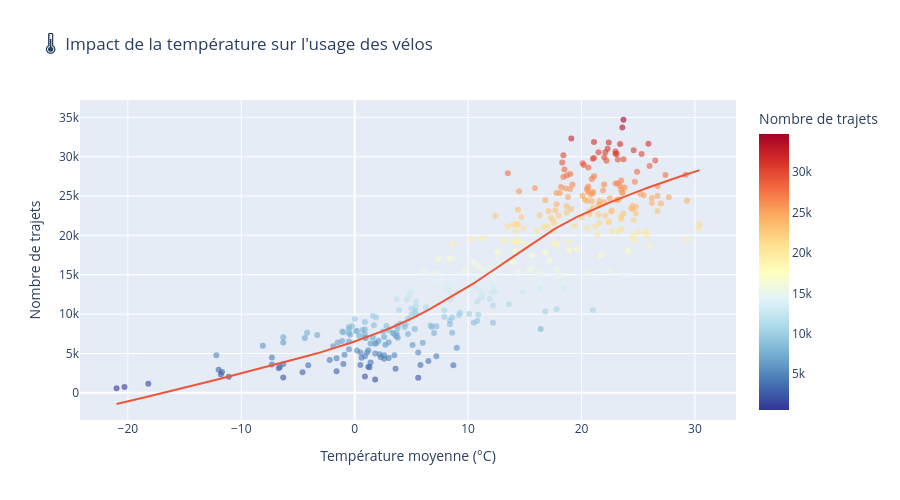

This figure's notebook cell:
### Markdown cell above
### 3.1 Impact de la température

### Code cell
# Scatter plot: Température vs Usage
fig = px.scatter(df_merged, x='tavg', y='trip_count',
                 title='🌡️  Impact de la température sur l\'usage des vélos',
                 labels={'tavg': 'Température moyenne (°C)', 
                        'trip_count': 'Nombre de trajets'},
                 trendline='lowess',
                 opacity=0.6,
                 color='trip_count',
                 color_continuous_scale='RdYlBu_r')

fig.update_layout(height=500)
fig.show()

# Corrélation
if 'temperature_2m_mean' in df_merged.columns:
    corr_temp = df_merged[['temperature_2m_mean', 'trip_count']].corr().iloc[0, 1]
    print(f"\n📊 Corrélation Température × Usage: {corr_temp:.3f}")

### Figure 1 — Plotly figure (JSON) as saved in the notebook; plotly's stock layout.template omitted (floating-point values rounded to 4 significant figures; data arrays with more than 128 entries replaced by an {"elided": "..."} marker saying what was removed)
{"data": [{"hovertemplate": "Température moyenne (°C)=%{x}<br>Nombre de trajets=%{marker.color}<extra></extra>", "legendgroup": "", "marker": {"color": {"elided": "366 int values"}, "coloraxis": "coloraxis", "opacity": 0.6, "symbol": "circle"}, "mode": "markers", "name": "", "orientation": "v", "showlegend": false, "type": "scatter", "x": {"elided": "366 float values"}, "xaxis": "x", "y": {"elided": "366 int values"}, "yaxis": "y"}, {"hovertemplate": "<b>LOWESS trendline</b><br><br>Température moyenne (°C)=%{x}<br>Nombre de trajets=%{y} <b>(trend)</b><extra></extra>", "legendgroup": "", "marker": {"symbol": "circle"}, "mode": "lines", "name": "", "showlegend": false, "type": "scatter", "x": {"elided": "366 float values"}, "xaxis": "x", "y": {"elided": "366 float values"}, "yaxis": "y"}], "layout": {"coloraxis": {"colorbar": {"title": {"text": "Nombre de trajets"}}, "colorscale": [[0, "rgb(49,54,149)"], [0.1, "rgb(69,117,180)"], [0.2, "rgb(116,173,209)"], [0.3, "rgb(171,217,233)"], [0.4, "rgb(224,243,248)"], [0.5, "rgb(255,255,191)"], [0.6, "rgb(254,224,144)"], [0.7, "rgb(253,174,97)"], [0.8, "rgb(244,109,67)"], [0.9, "rgb(215,48,39)"], [1, "rgb(165,0,38)"]]}, "height": 500, "legend": {"tracegroupgap": 0}, "title": {"text": "🌡️  Impact de la température sur l'usage des vélos"}, "xaxis": {"anchor": "y", "domain": [0, 1], "title": {"text": "Température moyenne (°C)"}}, "yaxis": {"anchor": "x", "domain": [0, 1], "title": {"text": "Nombre de trajets"}}}}
